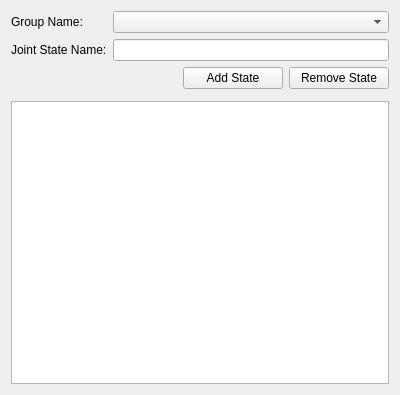
<?xml version="1.0" encoding="UTF-8"?>
<ui version="4.0">
 <class>GroupsJointStatesEditorWidget</class>
 <widget class="QWidget" name="GroupsJointStatesEditorWidget">
  <property name="geometry">
   <rect>
    <x>0</x>
    <y>0</y>
    <width>400</width>
    <height>395</height>
   </rect>
  </property>
  <property name="windowTitle">
   <string>Form</string>
  </property>
  <layout class="QVBoxLayout" name="verticalLayout_2">
   <item>
    <widget class="QFrame" name="frame">
     <property name="sizePolicy">
      <sizepolicy hsizetype="Preferred" vsizetype="Maximum">
       <horstretch>0</horstretch>
       <verstretch>0</verstretch>
      </sizepolicy>
     </property>
     <property name="frameShape">
      <enum>QFrame::NoFrame</enum>
     </property>
     <property name="frameShadow">
      <enum>QFrame::Raised</enum>
     </property>
     <layout class="QFormLayout" name="formLayout">
      <property name="leftMargin">
       <number>0</number>
      </property>
      <property name="topMargin">
       <number>0</number>
      </property>
      <property name="rightMargin">
       <number>0</number>
      </property>
      <property name="bottomMargin">
       <number>0</number>
      </property>
      <item row="0" column="0">
       <widget class="QLabel" name="groupNameLabel">
        <property name="text">
         <string>Group Name:</string>
        </property>
       </widget>
      </item>
      <item row="2" column="0">
       <widget class="QLabel" name="jointStateNameLabel">
        <property name="text">
         <string>Joint State Name:</string>
        </property>
       </widget>
      </item>
      <item row="0" column="1">
       <widget class="QComboBox" name="groupNamesComboBox"/>
      </item>
      <item row="2" column="1">
       <widget class="QLineEdit" name="jointStateNameLineEdit"/>
      </item>
     </layout>
    </widget>
   </item>
   <item>
    <widget class="QFrame" name="frame_2">
     <property name="frameShape">
      <enum>QFrame::NoFrame</enum>
     </property>
     <property name="frameShadow">
      <enum>QFrame::Raised</enum>
     </property>
     <layout class="QHBoxLayout" name="horizontalLayout">
      <property name="leftMargin">
       <number>0</number>
      </property>
      <property name="topMargin">
       <number>0</number>
      </property>
      <property name="rightMargin">
       <number>0</number>
      </property>
      <property name="bottomMargin">
       <number>0</number>
      </property>
      <item>
       <spacer name="horizontalSpacer">
        <property name="orientation">
         <enum>Qt::Horizontal</enum>
        </property>
        <property name="sizeHint" stdset="0">
         <size>
          <width>40</width>
          <height>20</height>
         </size>
        </property>
       </spacer>
      </item>
      <item>
       <widget class="QPushButton" name="addPushButton">
        <property name="minimumSize">
         <size>
          <width>100</width>
          <height>0</height>
         </size>
        </property>
        <property name="text">
         <string>Add State</string>
        </property>
       </widget>
      </item>
      <item>
       <widget class="QPushButton" name="removePushButton">
        <property name="minimumSize">
         <size>
          <width>100</width>
          <height>0</height>
         </size>
        </property>
        <property name="text">
         <string>Remove State</string>
        </property>
       </widget>
      </item>
     </layout>
    </widget>
   </item>
   <item>
    <widget class="tesseract_gui::JointStateSliderWidget" name="jointSliderWidget" native="true"/>
   </item>
   <item>
    <widget class="QTreeView" name="treeView"/>
   </item>
  </layout>
 </widget>
 <customwidgets>
  <customwidget>
   <class>tesseract_gui::JointStateSliderWidget</class>
   <extends>QWidget</extends>
   <header>tesseract_widgets/joint_state_slider/joint_state_slider_widget.h</header>
   <container>1</container>
  </customwidget>
 </customwidgets>
 <resources/>
 <connections/>
</ui>
